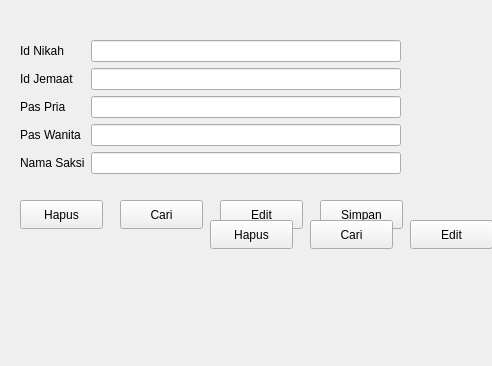
<?xml version="1.0" encoding="UTF-8"?>
<ui version="4.0">
 <class>FormNikah</class>
 <widget class="QWidget" name="FormNikah">
  <property name="geometry">
   <rect>
    <x>0</x>
    <y>0</y>
    <width>492</width>
    <height>366</height>
   </rect>
  </property>
  <property name="windowTitle">
   <string>Form</string>
  </property>
  <widget class="QWidget" name="formLayoutWidget">
   <property name="geometry">
    <rect>
     <x>20</x>
     <y>40</y>
     <width>381</width>
     <height>151</height>
    </rect>
   </property>
   <layout class="QFormLayout" name="formLayout">
    <item row="0" column="0">
     <widget class="QLabel" name="idNikahLabel">
      <property name="text">
       <string>Id Nikah</string>
      </property>
     </widget>
    </item>
    <item row="0" column="1">
     <widget class="QLineEdit" name="idNikahLineEdit"/>
    </item>
    <item row="1" column="0">
     <widget class="QLabel" name="idJemaatLabel">
      <property name="text">
       <string>Id Jemaat</string>
      </property>
     </widget>
    </item>
    <item row="1" column="1">
     <widget class="QLineEdit" name="idJemaatLineEdit"/>
    </item>
    <item row="2" column="0">
     <widget class="QLabel" name="pasPriaLabel">
      <property name="text">
       <string>Pas Pria</string>
      </property>
     </widget>
    </item>
    <item row="2" column="1">
     <widget class="QLineEdit" name="pasPriaLineEdit"/>
    </item>
    <item row="3" column="0">
     <widget class="QLabel" name="pasWanitaLabel">
      <property name="text">
       <string>Pas Wanita</string>
      </property>
     </widget>
    </item>
    <item row="3" column="1">
     <widget class="QLineEdit" name="pasWanitaLineEdit"/>
    </item>
    <item row="4" column="0">
     <widget class="QLabel" name="namaSaksiLabel">
      <property name="text">
       <string>Nama Saksi</string>
      </property>
     </widget>
    </item>
    <item row="4" column="1">
     <widget class="QLineEdit" name="namaSaksiLineEdit"/>
    </item>
   </layout>
  </widget>
  <widget class="QPushButton" name="pushButton_4">
   <property name="geometry">
    <rect>
     <x>320</x>
     <y>200</y>
     <width>83</width>
     <height>29</height>
    </rect>
   </property>
   <property name="text">
    <string>Simpan</string>
   </property>
  </widget>
  <widget class="QPushButton" name="pushButton_3">
   <property name="geometry">
    <rect>
     <x>220</x>
     <y>200</y>
     <width>83</width>
     <height>29</height>
    </rect>
   </property>
   <property name="text">
    <string>Edit</string>
   </property>
  </widget>
  <widget class="QPushButton" name="pushButton">
   <property name="geometry">
    <rect>
     <x>20</x>
     <y>200</y>
     <width>83</width>
     <height>29</height>
    </rect>
   </property>
   <property name="text">
    <string>Hapus</string>
   </property>
  </widget>
  <widget class="QPushButton" name="pushButton_2">
   <property name="geometry">
    <rect>
     <x>120</x>
     <y>200</y>
     <width>83</width>
     <height>29</height>
    </rect>
   </property>
   <property name="text">
    <string>Cari</string>
   </property>
  </widget>
  <widget class="QPushButton" name="pushButton_5">
   <property name="geometry">
    <rect>
     <x>210</x>
     <y>220</y>
     <width>83</width>
     <height>29</height>
    </rect>
   </property>
   <property name="text">
    <string>Hapus</string>
   </property>
  </widget>
  <widget class="QPushButton" name="pushButton_6">
   <property name="geometry">
    <rect>
     <x>310</x>
     <y>220</y>
     <width>83</width>
     <height>29</height>
    </rect>
   </property>
   <property name="text">
    <string>Cari</string>
   </property>
  </widget>
  <widget class="QPushButton" name="pushButton_7">
   <property name="geometry">
    <rect>
     <x>410</x>
     <y>220</y>
     <width>83</width>
     <height>29</height>
    </rect>
   </property>
   <property name="text">
    <string>Edit</string>
   </property>
  </widget>
  <widget class="QPushButton" name="pushButton_8">
   <property name="geometry">
    <rect>
     <x>510</x>
     <y>220</y>
     <width>83</width>
     <height>29</height>
    </rect>
   </property>
   <property name="text">
    <string>Simpan</string>
   </property>
  </widget>
 </widget>
 <resources/>
 <connections/>
</ui>
